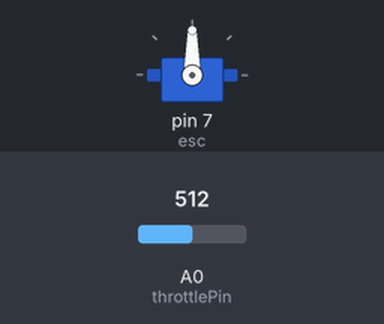
Bench run of a sketch on a simulated Arduino Uno, built with avr-gcc and run on an emulated ATmega328P. On the bench: servo. Inputs (shaded band) come from the test bench; at power-on: A0 (throttlePin) = 512. What the sketch prints to the serial monitor is not drawn.

Above: at 1.2 s.
1.3 s: A0 (throttlePin) set to 716
At 2.5 s:
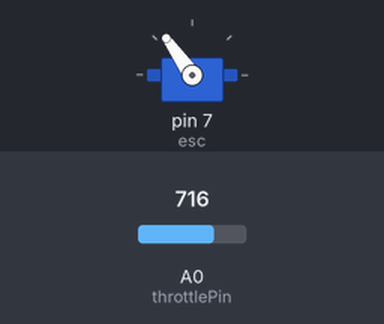
2.8 s: A0 (throttlePin) set to 900
At 3.9 s:
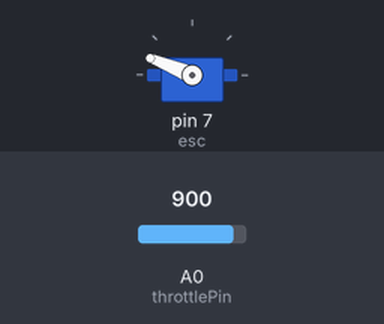
4.3 s: A0 (throttlePin) set to 1023
At 5.0 s:
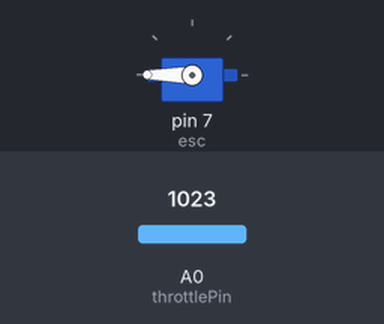
5.8 s: A0 (throttlePin) set to 306
At 6.2 s:
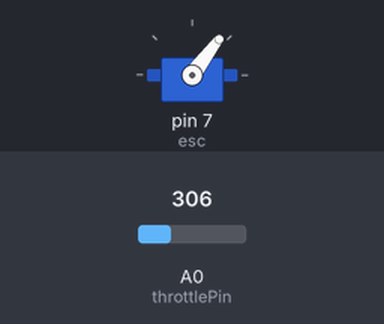
7.3 s: A0 (throttlePin) set to 122
At 8.4 s:
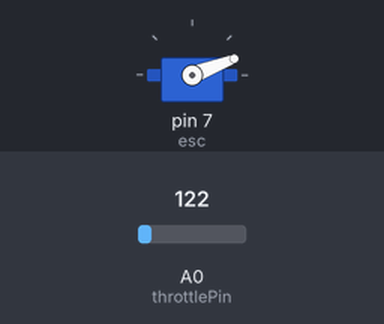
8.8 s: A0 (throttlePin) set to 0
At 9.4 s:
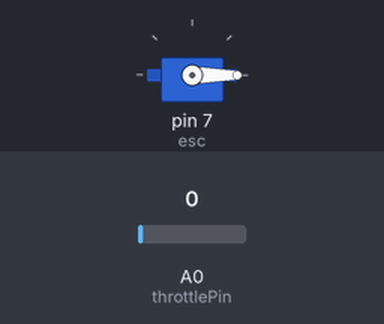
Timing chart, 0 to 11.3 s (numbered marks = the images above; inputs shaded):
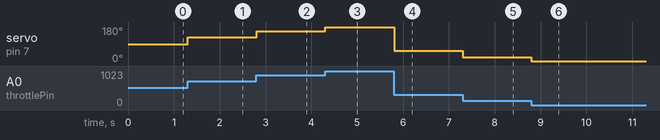

Measured:
- after the input at 1.3 s, servo on pin 7 (esc): 90° → 125° at once
- after the input at 2.8 s, servo on pin 7 (esc): 125° → 158° at once
- after the input at 4.3 s, servo on pin 7 (esc): 158° → 180° at once
- after the input at 5.8 s, servo on pin 7 (esc): 180° → 53° at once
- after the input at 7.3 s, servo on pin 7 (esc): 53° → 21° at once
- after the input at 8.8 s, servo on pin 7 (esc): 21° → 0° at once

The sketch:

Robot_Demo.ino
```cpp
#include <Servo.h>

Servo esc;
int throttlePin = 0;

void setup()
{
  Serial.begin(9600);
  esc.attach(7);
}

void loop()
{
  //esc.write(90);
  int throttle = analogRead(throttlePin);
  throttle = map(throttle, 0, 1023, 0, 180);
  esc.write(throttle);
  Serial.println(throttle);
}

/*
#include <Servo.h>

int escPin = 7;
int throttlePin = 0;

int pulse = 0;
int highus = 1500;
int lowus = 1000;

void setup() {
    Serial.begin(9600);
    pinMode(escPin, OUTPUT);
    digitalWrite(escPin, LOW);
}

void loop() {
    digitalWrite(escPin, HIGH);
    delayMicroseconds(highus);
    digitalWrite(escPin, LOW);
    delayMicroseconds(lowus);

    highus = 5 * map(analogRead(throttlePin), 0, 1023, -100, 100) + 1500;
    lowus = 1000;
    Serial.println(analogRead(throttlePin));
}
 */
```
